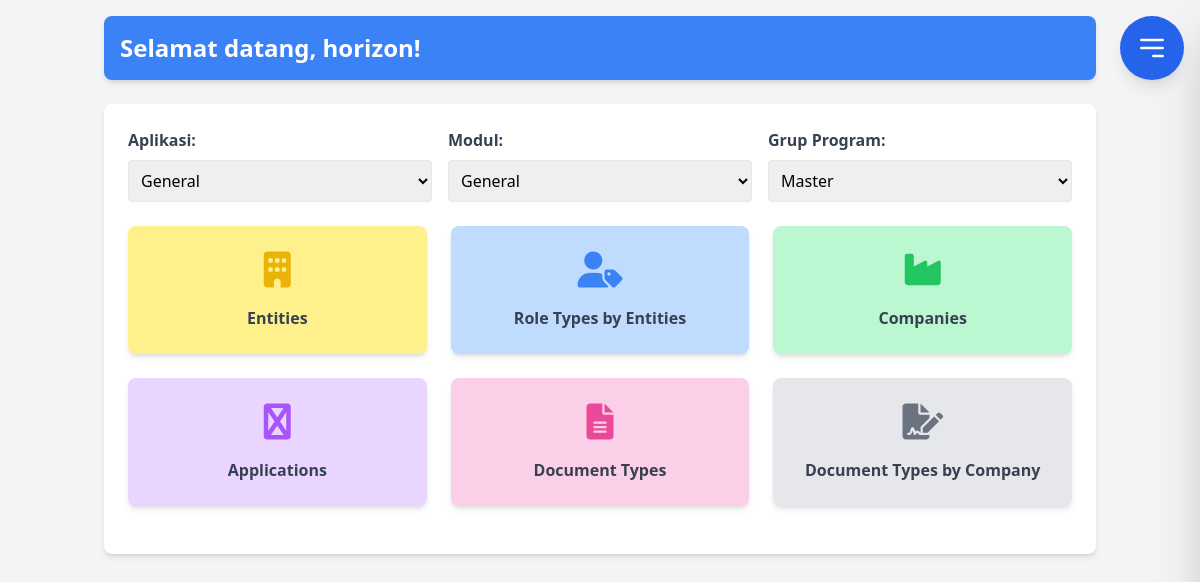
Page /program_detail.php?id=1 on the committed database.
### tables this page shows
CREATE TABLE `mrole_based_access_control` (
  `rbac_id` bigint(20) UNSIGNED NOT NULL,
  `company_id` varchar(10) NOT NULL,
  `document_type` varchar(10) NOT NULL,
  `program_code` varchar(50) NOT NULL,
  `program_type` varchar(1) NOT NULL CHECK (`program_type` in ('H','D')),
  `program_group` varchar(15) DEFAULT NULL,
  `program_name` varchar(50) DEFAULT NULL,
  `title` varchar(50) DEFAULT NULL,
  `user_role` varchar(50) DEFAULT NULL,
  `access` varchar(250) NOT NULL,
  `modul_id` varchar(10) DEFAULT NULL,
  `application_id` varchar(10) DEFAULT NULL,
  `company_entity_name` varchar(250) DEFAULT NULL,
  `company_entity_id` char(36) DEFAULT NULL,
  `company_entity_role_id` char(36) DEFAULT NULL,
  `isactive` tinyint(1) DEFAULT 1,
  `has_relation` bigint(20) UNSIGNED DEFAULT 0,
  `has_transaction` bigint(20) UNSIGNED DEFAULT 0,
  `record_flag` varchar(1) DEFAULT 'A' CHECK (`record_flag` in ('A','M','D')),
  `modified_count` bigint(20) DEFAULT 0,
  `delete_date` datetime DEFAULT NULL,
  `delete_by` varchar(64) DEFAULT NULL,
  `update_date` datetime DEFAULT current_timestamp() ON UPDATE current_timestamp(),
  `update_by` varchar(64) DEFAULT NULL,
  `create_date` datetime DEFAULT current_timestamp(),
  `create_by` varchar(64) DEFAULT NULL
);

### program_detail.php (the view, shortened to what this page needs)
<?php
require_once 'database.php';
$conn = new mysqli($servername, $username, $password, $dbname);
$sql = "SELECT token, uid FROM oc_authtoken ORDER BY id DESC LIMIT 1";
$result = $conn->query($sql);
if ($result->num_rows > 0) {
    $row = $result->fetch_assoc();
    $uid = $row["uid"];
} else {
    $access_token = "";
    $uid = "Pengguna tidak dikenal";
}
$api_url = 'https://warm-kindly-oarfish.ngrok-free.app/nextcloud/ocs/v2.php/cloud/user';
$curl = curl_init($api_url);
$response = curl_exec($curl);
$data = json_decode($response, true);
if (isset($data['ocs']['data']['id'])) {
    $username = $data['ocs']['data']['id'];
} else {
    $username = $uid;
}
$program_id = $_GET['id'] ?? null;
if ($program_id) {
    $stmt = $pdo->prepare("SELECT * FROM mrole_based_access_control WHERE rbac_id = ?");
    $stmt->execute([$program_id]);
    $program = $stmt->fetch(PDO::FETCH_ASSOC);
}
?>
<!DOCTYPE html>
<html lang="id">
<head>
    <link href="https://cdn.jsdelivr.net/npm/tailwindcss@2.2.19/dist/tailwind.min.css" rel="stylesheet">
    <link rel="stylesheet" href="https://cdnjs.cloudflare.com/ajax/libs/font-awesome/6.0.0-beta3/css/all.min.css">
</head>
<body class="bg-gray-100">
    <div class="container mx-auto p-4">
        <?php include 'hamburger.php'; ?>
        <header class="bg-blue-500 shadow-md p-4 mb-6 flex justify-between items-center rounded-lg">
            <h1 class="text-2xl font-bold text-white">Selamat datang, <?php echo $username; ?>!</h1>
        </header>
        <main class="bg-white shadow-md rounded-lg p-6">
            <div class="grid grid-cols-1 md:grid-cols-3 gap-4 mb-6">
                <div>
                    <label for="application" class="block mb-2 font-semibold text-gray-700">Aplikasi:</label>
                    <select id="application" class="w-full p-2 border rounded focus:outline-none focus:ring-2 focus:ring-blue-500">
                        <option><?php echo htmlspecialchars($program['application_id'] ?? 'Aplikasi Umum'); ?></option>
                    </select>
                </div>
                <div>
                    <label for="module" class="block mb-2 font-semibold text-gray-700">Modul:</label>
                    <select id="module" class="w-full p-2 border rounded focus:outline-none focus:ring-2 focus:ring-blue-500">
                        <option><?php echo htmlspecialchars($program['modul_id'] ?? 'Umum'); ?></option>
                    </select>
                </div>
                <div>
                    <label for="program_group" class="block mb-2 font-semibold text-gray-700">Grup Program:</label>
                    <select id="program_group" class="w-full p-2 border rounded focus:outline-none focus:ring-2 focus:ring-blue-500">
                        <option><?php echo htmlspecialchars($program['program_group'] ?? 'Master'); ?></option>
                    </select>
                </div>
            </div>
            <div class="grid grid-cols-1 md:grid-cols-3 gap-6 mb-6">
                <?php
                $icons = [
                    ['name' => 'Entities', 'icon' => 'building', 'color' => 'yellow', 'link' => 'entities/entities_list.php'],
                    ['name' => 'Role Types by Entities', 'icon' => 'user-tag', 'color' => 'blue', 'link' => 'RoleTypesbyEntity/roletype_list.php'],
                    ['name' => 'Companies', 'icon' => 'industry', 'color' => 'green', 'link' => 'Companies/companies_list.php'],
                    ['name' => 'Applications', 'icon' => 'app-store', 'color' => 'purple', 'link' => 'Applications/app_list.php'],
                    ['name' => 'Document Types', 'icon' => 'file-alt', 'color' => 'pink', 'link' => 'DocumentType/doc_list.php'],
                    ['name' => 'Document Types by Company', 'icon' => 'file-signature', 'color' => 'gray', 'link' => 'DocumentTypebyCompany/Dtc_list.php']
                ];
                foreach ($icons as $index => $icon): ?>
                <a href="<?php echo $icon['link']; ?>" class="bg-<?php echo $icon['color']; ?>-200 p-6 rounded-lg text-center hover:bg-<?php echo $icon['color']; ?>-300 transition-colors duration-200 shadow-md hover:shadow-lg">
                    <i class="fas fa-<?php echo $icon['icon']; ?> text-<?php echo $icon['color']; ?>-500 text-4xl mb-4"></i>
                    <div class="font-semibold text-gray-700"><?php echo $icon['name']; ?></div>
                </a>
                <?php endforeach; ?>
            </div>
        </main>
    </div>
</body>
</html>

### rows in the picture
mrole_based_access_control: application "General", modul "General", program_group "Master"

### other values in the picture
$username "horizon"
$icon['name'] "Entities"
$icon['name'] "Role Types by Entities"
$icon['name'] "Companies"
$icon['name'] "Applications"
$icon['name'] "Document Types"
$icon['name'] "Document Types by Company"
